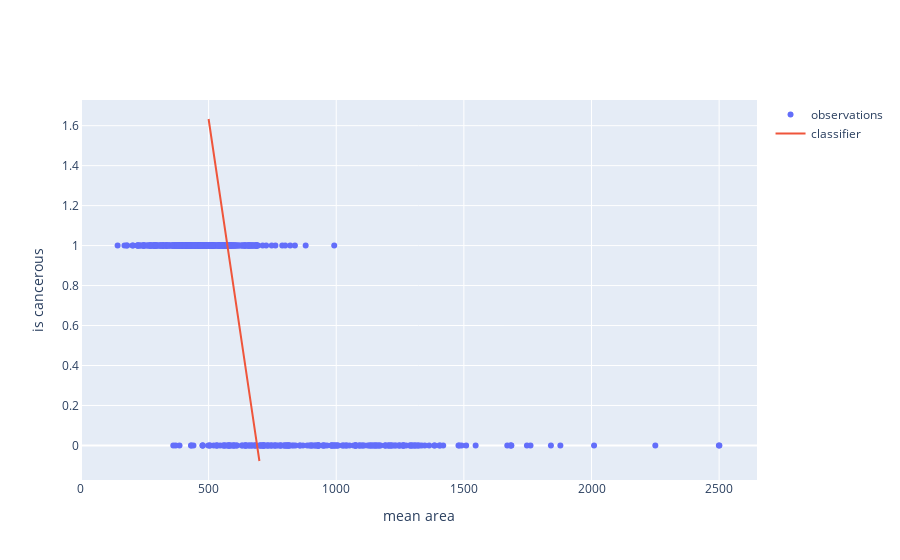

Notebook cell for this chart:
### Markdown cell above
Now let's take another look at a our logistic regression model for our breast cancer dataset.  We'll make the model a little simpler by only plotting the data in one dimension.

### Code cell
with open('./one_dim_fig.json') as file:
    one_dim_fig_json = json.load(file)
    
one_dim_fig = json.loads(one_dim_fig_json)
fig = go.Figure(one_dim_fig)
fig

### Figure 1 — Plotly figure (JSON) as saved in the notebook; plotly's stock layout.template omitted (floating-point values rounded to 4 significant figures; data arrays with more than 128 entries replaced by an {"elided": "..."} marker saying what was removed)
{"data": [{"mode": "markers", "name": "observations", "type": "scatter", "x": {"elided": "569 float values"}, "y": {"elided": "569 int values"}}, {"mode": "lines", "name": "classifier", "type": "scatter", "x": {"elided": "200 int values"}, "y": {"elided": "200 float values"}}], "layout": {"autosize": true, "xaxis": {"autorange": true, "range": [-2.07, 2647.0], "title": {"text": "mean area"}, "type": "linear"}, "yaxis": {"autorange": true, "range": [-0.1729, 1.729], "title": {"text": "is cancerous"}, "type": "linear"}}}
